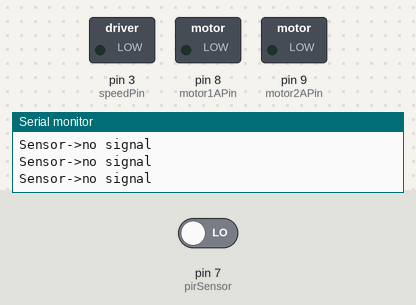
A sketch run on a simulated Arduino Uno, built with avr-gcc and run on an emulated ATmega328P. Shown: switched loads named in the sketch (green lamp = pin HIGH), the last lines printed to the serial monitor. Inputs (shaded band) come from the test bench; at power-on: pin 7 (pirSensor) LOW.

Above: at 2.8 s.
2.9 s: pin 7 (pirSensor) driven HIGH
At 3.8 s:
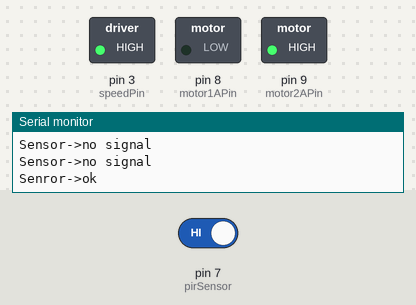
Timing chart, 0 to 5.9 s (numbered marks = the images above; inputs shaded):
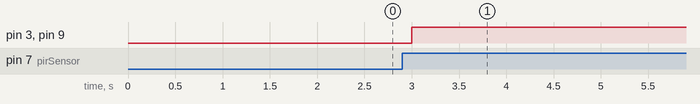

The sketch:

moror_PIR_test.ino
```cpp
int pirSensor=7;
int speedPin = 3; // H-bridge enable pin for speed control
int motor1APin = 8; // H-bridge leg 1
int motor2APin = 9; // H-bridge leg 2
int speed_value_motor1;
void setup() {
  // put your setup code here, to run once:
  Serial.begin(9600);
  pinMode(pirSensor,INPUT);
  pinMode(speedPin, OUTPUT);
  pinMode(motor1APin, OUTPUT);
  pinMode(motor2APin, OUTPUT);
}

void loop() {
  // put your main code here, to run repeatedly:
  int i=digitalRead(pirSensor);
  if(i){
    Serial.println("Senror->ok");
    strength(255);
  }
  else{
    Serial.println("Sensor->no signal");
  }
  //strength(255);
  delay(1000);
}
void strength(int speed_num){
 digitalWrite(motor1APin, LOW); // set leg 1 of the H-bridge low
 digitalWrite(motor2APin, HIGH); // set leg 2 of the H-bridge high
 speed_value_motor1 = speed_num; // half speed
 analogWrite(speedPin, speed_value_motor1);
}
```

Measured:
- after the input at 2.9 s, pin 3 (speedPin), pin 9 (motor2APin): LOW → HIGH after 0.10 s
